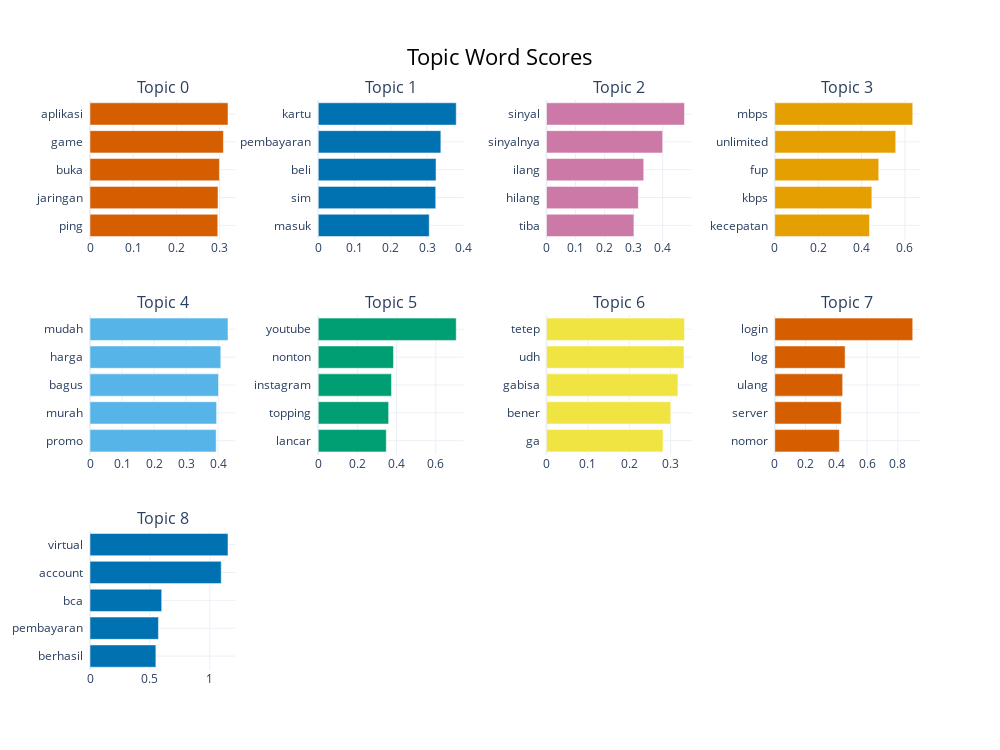

Notebook source saved alongside this figure:
### Markdown cell above
<h3>VISUALISASI BARCHART</h3>

### Code cell
topic_model.visualize_barchart(top_n_topics=10)

### Figure 1 — Plotly figure (JSON) as saved in the notebook; plotly's stock layout.template omitted (floating-point values rounded to 4 significant figures)
{"data": [{"marker": {"color": "#D55E00"}, "orientation": "h", "type": "bar", "x": [0.2958, 0.2963, 0.2995, 0.3087, 0.3194], "xaxis": "x", "y": ["ping  ", "jaringan  ", "buka  ", "game  ", "aplikasi  "], "yaxis": "y"}, {"marker": {"color": "#0072B2"}, "orientation": "h", "type": "bar", "x": [0.3061, 0.324, 0.3248, 0.3381, 0.3805], "xaxis": "x2", "y": ["masuk  ", "sim  ", "beli  ", "pembayaran  ", "kartu  "], "yaxis": "y2"}, {"marker": {"color": "#CC79A7"}, "orientation": "h", "type": "bar", "x": [0.3008, 0.3162, 0.3346, 0.3998, 0.4749], "xaxis": "x3", "y": ["tiba  ", "hilang  ", "ilang  ", "sinyalnya  ", "sinyal  "], "yaxis": "y3"}, {"marker": {"color": "#E69F00"}, "orientation": "h", "type": "bar", "x": [0.4366, 0.4477, 0.4794, 0.5577, 0.6362], "xaxis": "x4", "y": ["kecepatan  ", "kbps  ", "fup  ", "unlimited  ", "mbps  "], "yaxis": "y4"}, {"marker": {"color": "#56B4E9"}, "orientation": "h", "type": "bar", "x": [0.394, 0.3953, 0.4012, 0.4085, 0.431], "xaxis": "x5", "y": ["promo  ", "murah  ", "bagus  ", "harga  ", "mudah  "], "yaxis": "y5"}, {"marker": {"color": "#009E73"}, "orientation": "h", "type": "bar", "x": [0.3473, 0.3593, 0.374, 0.3839, 0.7045], "xaxis": "x6", "y": ["lancar  ", "topping  ", "instagram  ", "nonton  ", "youtube  "], "yaxis": "y6"}, {"marker": {"color": "#F0E442"}, "orientation": "h", "type": "bar", "x": [0.2815, 0.3003, 0.3176, 0.3323, 0.3334], "xaxis": "x7", "y": ["ga  ", "bener  ", "gabisa  ", "udh  ", "tetep  "], "yaxis": "y7"}, {"marker": {"color": "#D55E00"}, "orientation": "h", "type": "bar", "x": [0.4198, 0.4326, 0.4412, 0.4571, 0.8965], "xaxis": "x8", "y": ["nomor  ", "server  ", "ulang  ", "log  ", "login  "], "yaxis": "y8"}, {"marker": {"color": "#0072B2"}, "orientation": "h", "type": "bar", "x": [0.5498, 0.5711, 0.5982, 1.095, 1.152], "xaxis": "x9", "y": ["berhasil  ", "pembayaran  ", "bca  ", "account  ", "virtual  "], "yaxis": "y9"}], "layout": {"annotations": [{"font": {"size": 16}, "showarrow": false, "text": "Topic 0", "x": 0.0875, "xanchor": "center", "xref": "paper", "y": 1, "yanchor": "bottom", "yref": "paper"}, {"font": {"size": 16}, "showarrow": false, "text": "Topic 1", "x": 0.3625, "xanchor": "center", "xref": "paper", "y": 1, "yanchor": "bottom", "yref": "paper"}, {"font": {"size": 16}, "showarrow": false, "text": "Topic 2", "x": 0.6375, "xanchor": "center", "xref": "paper", "y": 1, "yanchor": "bottom", "yref": "paper"}, {"font": {"size": 16}, "showarrow": false, "text": "Topic 3", "x": 0.9125, "xanchor": "center", "xref": "paper", "y": 1, "yanchor": "bottom", "yref": "paper"}, {"font": {"size": 16}, "showarrow": false, "text": "Topic 4", "x": 0.0875, "xanchor": "center", "xref": "paper", "y": 0.6222, "yanchor": "bottom", "yref": "paper"}, {"font": {"size": 16}, "showarrow": false, "text": "Topic 5", "x": 0.3625, "xanchor": "center", "xref": "paper", "y": 0.6222, "yanchor": "bottom", "yref": "paper"}, {"font": {"size": 16}, "showarrow": false, "text": "Topic 6", "x": 0.6375, "xanchor": "center", "xref": "paper", "y": 0.6222, "yanchor": "bottom", "yref": "paper"}, {"font": {"size": 16}, "showarrow": false, "text": "Topic 7", "x": 0.9125, "xanchor": "center", "xref": "paper", "y": 0.6222, "yanchor": "bottom", "yref": "paper"}, {"font": {"size": 16}, "showarrow": false, "text": "Topic 8", "x": 0.0875, "xanchor": "center", "xref": "paper", "y": 0.2444, "yanchor": "bottom", "yref": "paper"}], "height": 750, "hoverlabel": {"bgcolor": "white", "font": {"family": "Rockwell", "size": 16}}, "showlegend": false, "title": {"font": {"color": "Black", "size": 22}, "text": "Topic Word Scores", "x": 0.5, "xanchor": "center", "yanchor": "top"}, "width": 1000, "xaxis": {"anchor": "y", "domain": [0, 0.175], "showgrid": true}, "xaxis10": {"anchor": "y10", "domain": [0.275, 0.45], "showgrid": true}, "xaxis11": {"anchor": "y11", "domain": [0.55, 0.725], "showgrid": true}, "xaxis12": {"anchor": "y12", "domain": [0.825, 1], "showgrid": true}, "xaxis2": {"anchor": "y2", "domain": [0.275, 0.45], "showgrid": true}, "xaxis3": {"anchor": "y3", "domain": [0.55, 0.725], "showgrid": true}, "xaxis4": {"anchor": "y4", "domain": [0.825, 1], "showgrid": true}, "xaxis5": {"anchor": "y5", "domain": [0, 0.175], "showgrid": true}, "xaxis6": {"anchor": "y6", "domain": [0.275, 0.45], "showgrid": true}, "xaxis7": {"anchor": "y7", "domain": [0.55, 0.725], "showgrid": true}, "xaxis8": {"anchor": "y8", "domain": [0.825, 1], "showgrid": true}, "xaxis9": {"anchor": "y9", "domain": [0, 0.175], "showgrid": true}, "yaxis": {"anchor": "x", "domain": [0.7556, 1], "showgrid": true}, "yaxis10": {"anchor": "x10", "domain": [0, 0.2444], "showgrid": true}, "yaxis11": {"anchor": "x11", "domain": [0, 0.2444], "showgrid": true}, "yaxis12": {"anchor": "x12", "domain": [0, 0.2444], "showgrid": true}, "yaxis2": {"anchor": "x2", "domain": [0.7556, 1], "showgrid": true}, "yaxis3": {"anchor": "x3", "domain": [0.7556, 1], "showgrid": true}, "yaxis4": {"anchor": "x4", "domain": [0.7556, 1], "showgrid": true}, "yaxis5": {"anchor": "x5", "domain": [0.3778, 0.6222], "showgrid": true}, "yaxis6": {"anchor": "x6", "domain": [0.3778, 0.6222], "showgrid": true}, "yaxis7": {"anchor": "x7", "domain": [0.3778, 0.6222], "showgrid": true}, "yaxis8": {"anchor": "x8", "domain": [0.3778, 0.6222], "showgrid": true}, "yaxis9": {"anchor": "x9", "domain": [0, 0.2444], "showgrid": true}}}
